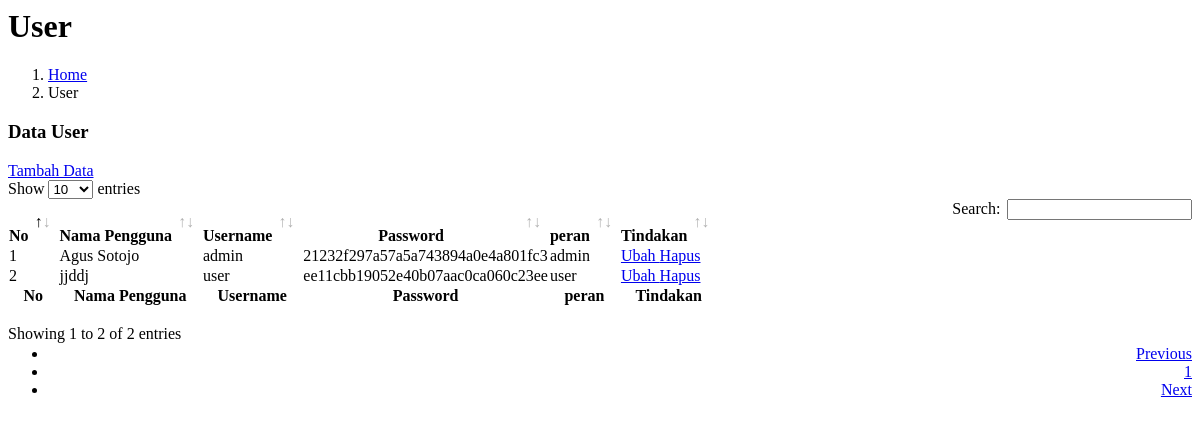
/pages/admin/user/userread.php, run on an earlier commit of the app's database.
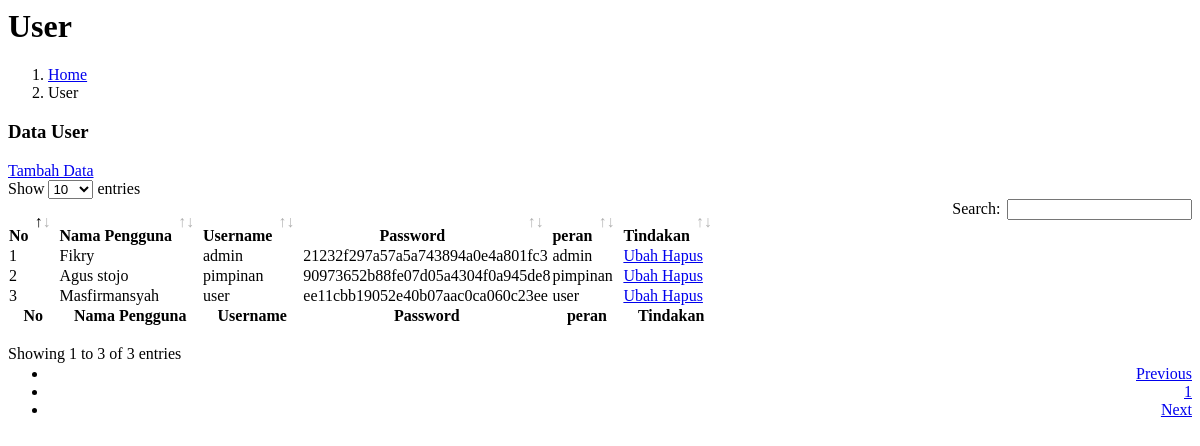
And on a later commit of the database.
### tables this page shows
CREATE TABLE `pegawai` (
  `id_pegawai` int(11) NOT NULL,
  `id_jabatan` int(11) NOT NULL,
  `nip` varchar(100) NOT NULL,
  `nm_pegawai` varchar(250) NOT NULL,
  `jk` varchar(100) NOT NULL,
  `alamat` varchar(250) NOT NULL,
  `agama` varchar(100) NOT NULL,
  `no_hp` varchar(15) NOT NULL,
  `email` varchar(100) NOT NULL,
  `id_user` int(11) NOT NULL
);

CREATE TABLE `tb_user` (
  `id_user` int(11) NOT NULL,
  `username` varchar(100) NOT NULL,
  `password` varchar(100) NOT NULL,
  `peran` varchar(100) NOT NULL
);

### pages/admin/user/userread.php (the view, shortened to what this page needs)
<?php include_once "partials/cssdatatables.php" ?>
<div class="content-header">
        <div class="container-fluid">
                <div class="row mb-2">
                        <div class="col-sm-6">
                                <h1 class="m-0"> User</h1>
                        </div>
                        <div class="col-sm-6">
                                <ol class="breadcrumb float-sm-right">
                                        <li class="breadcrumb-item">
                                                <a href="?page=home"> Home</a>
                                        </li>
                                        <li class="breadcrumb-item"> User</li>
                                </ol>
                        </div>
                </div>
        </div>
</div>
<div class="content">
        <div class="card">
                <div class="card-header">
                        <h3 class="card-title">Data User</h3>
                        <a href="?page=pegawaicreate" class="btn btn-success btn-sm float-right">
                                <i class="fa fa-plus-circle"></i> Tambah Data</a>
                </div>
                <div class="card-body">
                        <table id="mytable" class="table table-bordered table-hover">
                                <thead>
                                        <tr class="text-center">
                                                <th>No</th>
                                                <th>Nama Pengguna</th>
                                                <th>Username</th>
                                                <th>Password</th>
                                                <th>peran</th>
                                                <th>Tindakan</th>
                                        </tr>
                                </thead>
                                <tfoot>
                                        <tr class="text-center">
                                                <th>No</th>
                                                <th>Nama Pengguna</th>
                                                <th>Username</th>
                                                <th>Password</th>
                                                <th>peran</th>
                                                <th>Tindakan</th>
                                        </tr>
                                </tfoot>
                                <tbody>
                                        <?php
                                        $database = new Database();
                                        $db = $database->getConnection();
                                        $selectSql = "SELECT * FROM tb_user
                                        INNER JOIN pegawai ON pegawai.id_user = tb_user.id_user ";
                                        $stmt = $db->prepare($selectSql);
                                        $stmt->execute();
                                        $no = 1;
                                        while ($row = $stmt->fetch(PDO::FETCH_ASSOC)) {
                                        ?>
                                                <tr class="text-center">
                                                        <td><?php echo $no++ ?></td>
                                                        <td><?php echo $row['nm_pegawai'] ?></td>
                                                        <td><?php echo $row['username'] ?></td>
                                                        <td><?php echo $row['password'] ?></td>
                                                        <td><?php echo $row['peran'] ?></td>
                                                        <td>
                                                                <a href="?page=userupdate&id_user=<?php echo $row['id_user'] ?>" class="btn btn-primary btn-sm mr-1">
                                                                        <i class="fa fa-edit"></i> Ubah
                                                                </a>
                                                                <a href="?page=userdelete&id_user=<?php echo $row['id_user'] ?>" class="btn btn-danger btn-sm" onClick="javascript: return confirm('Konfirmasi data akan dihapus?');">
                                                                        <i class="fa fa-trash"></i> Hapus
                                                                </a>
                                                        </td>
                                                </tr>
                                        <?php
                                        }
                                        ?>
                                </tbody>
                        </table>
                </div>
        </div>
</div>

What changed in the data, as far as the page shows it:
removed pegawai: nm_pegawai "Agus Sotojo", id_user.username "admin", id_user.password "21232f297a57a5a743894a0e4a801fc3", id_user.peran "admin"
removed pegawai: nm_pegawai "jjddj", id_user.username "user", id_user.password "ee11cbb19052e40b07aac0ca060c23ee", id_user.peran "user"
added pegawai: nm_pegawai "Fikry", id_user.username "admin", id_user.password "21232f297a57a5a743894a0e4a801fc3", id_user.peran "admin"
added pegawai: nm_pegawai "Agus stojo", id_user.username "pimpinan", id_user.password "90973652b88fe07d05a4304f0a945de8", id_user.peran "pimpinan"
added pegawai: nm_pegawai "Masfirmansyah", id_user.username "user", id_user.password "ee11cbb19052e40b07aac0ca060c23ee", id_user.peran "user"
Also different on the page:
text written by a page script: "Show entries Search: Showing 1 to 2 of 2 entries Previous 1 Next" → "Show entries Search: Showing 1 to 3 of 3 entries Previous 1 Next"
